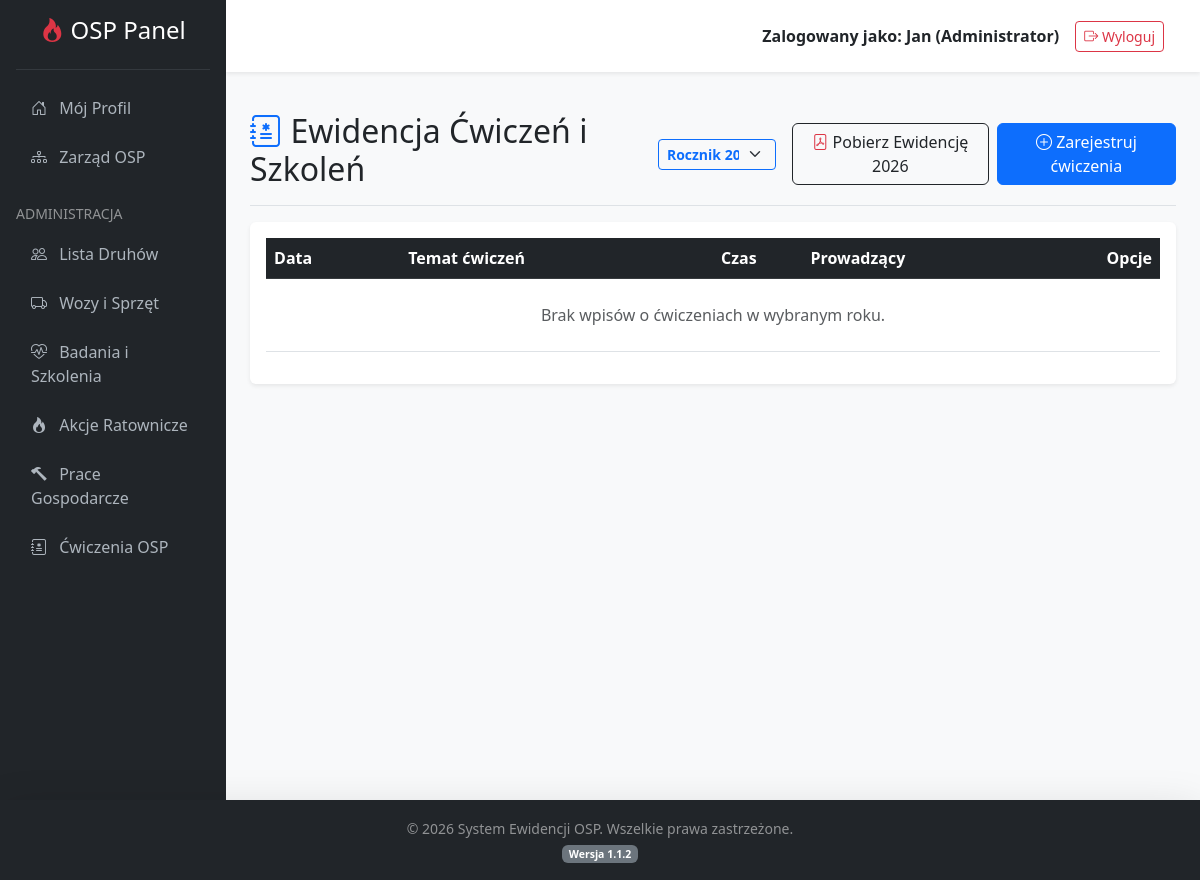
The app's page /index.php?action=drills (signed in), older data.
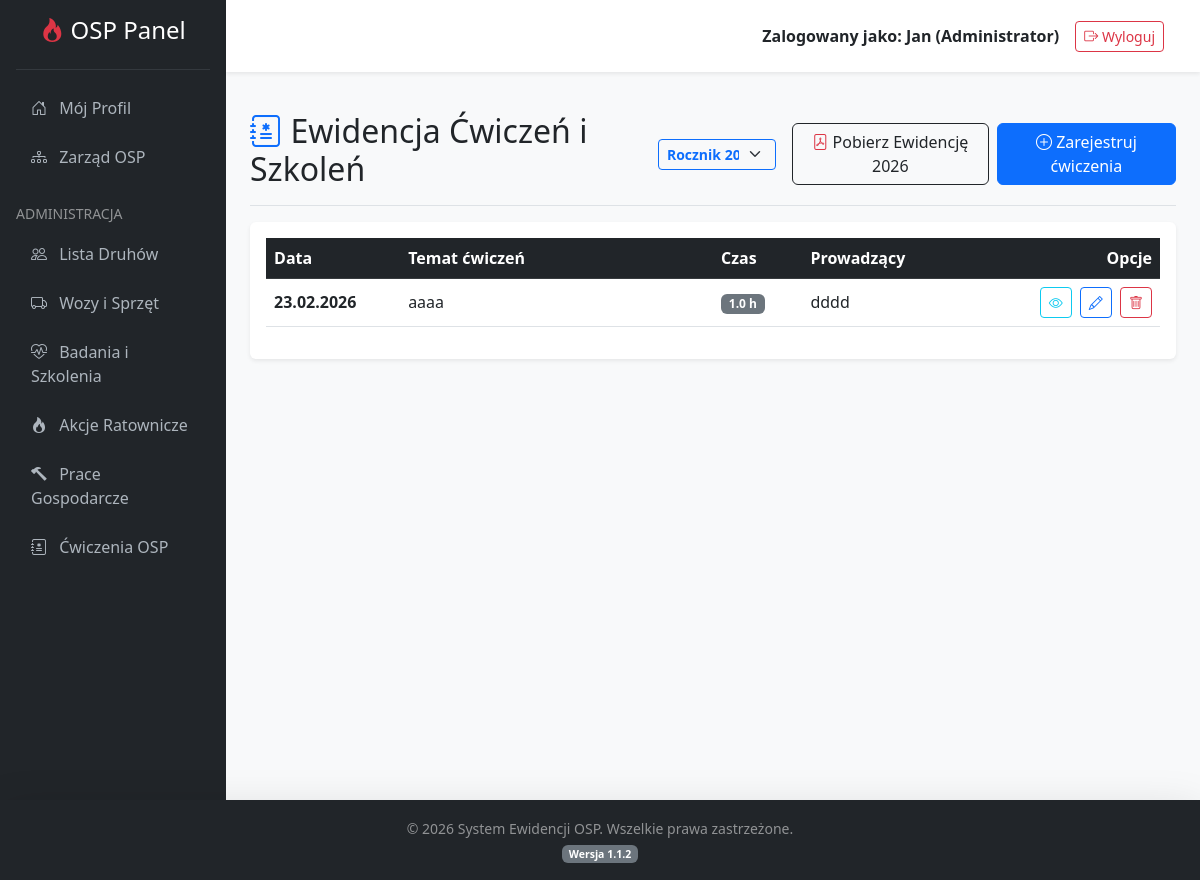
The same page, newer data.
### tables this page shows
CREATE TABLE `drills` (
  `id` int(11) NOT NULL,
  `drill_date` date NOT NULL,
  `topic` varchar(255) NOT NULL,
  `duration` decimal(4,1) DEFAULT 1.0,
  `conductor` varchar(100) DEFAULT NULL,
  `notes` text DEFAULT NULL,
  `created_at` timestamp NOT NULL DEFAULT current_timestamp()
);

### controllers/DrillController.php (called while the page is built, shortened)
<?php
require_once 'models/Drill.php';
class DrillController {
    private $drillModel;
    public function __construct($dbConnection) {
        $this->db = $dbConnection;
        $this->drillModel = new Drill($this->db);
    }
    public function index() {
        $wybrany_rok = isset($_GET['year']) ? (int)$_GET['year'] : date('Y');
        $stmt = $this->drillModel->readByYear($wybrany_rok);
        $cwiczenia = $stmt->fetchAll(PDO::FETCH_ASSOC);
        require_once 'views/drills_list.php';
    }
}
?>

### models/Drill.php (called while the page is built, shortened)
<?php
class Drill {
    private $conn;
    private $table_name = "drills";
    public function __construct($db) {
        $this->conn = $db;
    }
    public function readByYear($year) {
        $query = "SELECT id, drill_date, topic, duration, conductor, notes
                  FROM " . $this->table_name . "
                  WHERE YEAR(drill_date) = :year
                  ORDER BY drill_date DESC";
        $stmt = $this->conn->prepare($query);
        $stmt->bindParam(':year', $year, PDO::PARAM_INT);
        $stmt->execute();
        return $stmt;
    }
}
?>

### views/drills_list.php (the view, shortened to what the changed rows need)
<?php include 'views/header.php'; ?>
<div class="d-flex justify-content-between flex-wrap flex-md-nowrap align-items-center pt-3 pb-2 mb-3 border-bottom">
    <h1 class="h2"><i class="bi bi-journal-medical text-primary"></i> Ewidencja Ćwiczeń i Szkoleń</h1>
</div>
<div class="card shadow-sm border-0">
    <div class="card-body">
        <div class="table-responsive">
            <table class="table table-hover align-middle">
                <thead class="table-dark">
                    <tr>
                        <th style="width: 15%;">Data</th>
                        <th style="width: 35%;">Temat ćwiczeń</th>
                        <th style="width: 10%;">Czas</th>
                        <th style="width: 20%;">Prowadzący</th>
                        <th class="text-end" style="width: 20%;">Opcje</th>
                    </tr>
                </thead>
                <tbody>
                    <?php if (!empty($cwiczenia)): ?>
                        <?php foreach ($cwiczenia as $cwiczenie): ?>
                            <tr>
                                <td><strong><?= date('d.m.Y', strtotime($cwiczenie['drill_date'])) ?></strong></td>
                                <td><?= htmlspecialchars(mb_substr($cwiczenie['topic'], 0, 50)) ?><?= strlen($cwiczenie['topic']) > 50 ? '...' : '' ?></td>
                                <td><span class="badge bg-secondary"><?= $cwiczenie['duration'] ?> h</span></td>
                                <td><?= htmlspecialchars($cwiczenie['conductor'] ?? '-') ?></td>
                                <td class="text-end">
                                    <a href="index.php?action=viewDrill&id=<?= $cwiczenie['id'] ?>" class="btn btn-sm btn-outline-info" title="Szczegóły">
                                        <i class="bi bi-eye"></i>
                                    </a>
                                    <a href="index.php?action=editDrill&id=<?= $cwiczenie['id'] ?>" class="btn btn-sm btn-outline-primary mx-1" title="Edytuj">
                                        <i class="bi bi-pencil"></i>
                                    </a>
                                    <a href="index.php?action=deleteDrill&id=<?= $cwiczenie['id'] ?>" class="btn btn-sm btn-outline-danger" onclick="return confirm('Czy na pewno usunąć te ćwiczenia z ewidencji?');" title="Usuń">
                                        <i class="bi bi-trash"></i>
                                    </a>
                                </td>
                            </tr>
                        <?php endforeach; ?>
                    <?php else: ?>
                        <tr><td colspan="5" class="text-center text-muted py-4">Brak wpisów o ćwiczeniach w wybranym roku.</td></tr>
                    <?php endif; ?>
                </tbody>
            </table>
        </div>
    </div>
</div>
<?php include 'views/footer.php'; ?>

Row changes from the older to the newer data that the page shows:
added drills: drill_date "23.02.2026", topic "aaaa", duration "1.0", conductor "dddd"
Text that changed along with them:
text no longer shown: "Brak wpisów o ćwiczeniach w wybranym roku."
